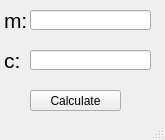
<?xml version="1.0" encoding="UTF-8"?>
<ui version="4.0">
 <class>linearWin</class>
 <widget class="QMainWindow" name="linearWin">
  <property name="geometry">
   <rect>
    <x>0</x>
    <y>0</y>
    <width>165</width>
    <height>140</height>
   </rect>
  </property>
  <property name="windowTitle">
   <string>Linear</string>
  </property>
  <widget class="QWidget" name="centralwidget">
   <widget class="QLineEdit" name="cBox">
    <property name="geometry">
     <rect>
      <x>30</x>
      <y>50</y>
      <width>121</width>
      <height>20</height>
     </rect>
    </property>
   </widget>
   <widget class="QLineEdit" name="mBox">
    <property name="geometry">
     <rect>
      <x>30</x>
      <y>10</y>
      <width>121</width>
      <height>20</height>
     </rect>
    </property>
   </widget>
   <widget class="QLabel" name="label">
    <property name="geometry">
     <rect>
      <x>4</x>
      <y>10</y>
      <width>31</width>
      <height>20</height>
     </rect>
    </property>
    <property name="font">
     <font>
      <pointsize>16</pointsize>
     </font>
    </property>
    <property name="text">
     <string>m:</string>
    </property>
   </widget>
   <widget class="QLabel" name="label_2">
    <property name="geometry">
     <rect>
      <x>4</x>
      <y>50</y>
      <width>31</width>
      <height>21</height>
     </rect>
    </property>
    <property name="font">
     <font>
      <pointsize>16</pointsize>
     </font>
    </property>
    <property name="text">
     <string>c:</string>
    </property>
   </widget>
   <widget class="QPushButton" name="calcBtn">
    <property name="geometry">
     <rect>
      <x>30</x>
      <y>90</y>
      <width>91</width>
      <height>21</height>
     </rect>
    </property>
    <property name="text">
     <string>Calculate</string>
    </property>
   </widget>
  </widget>
  <widget class="QStatusBar" name="statusbar"/>
 </widget>
 <resources/>
 <connections/>
</ui>
